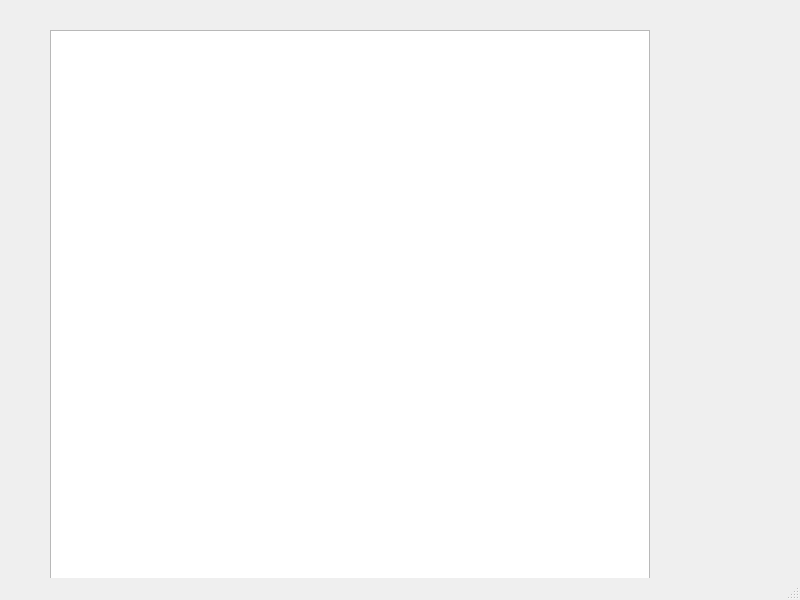
<?xml version="1.0" encoding="UTF-8"?>
<ui version="4.0">
 <class>MainWindow</class>
 <widget class="QMainWindow" name="MainWindow">
  <property name="geometry">
   <rect>
    <x>0</x>
    <y>0</y>
    <width>800</width>
    <height>600</height>
   </rect>
  </property>
  <property name="windowTitle">
   <string>MainWindow</string>
  </property>
  <widget class="QWidget" name="centralwidget">
   <property name="mouseTracking">
    <bool>true</bool>
   </property>
   <widget class="QGraphicsView" name="graphicsView">
    <property name="geometry">
     <rect>
      <x>50</x>
      <y>30</y>
      <width>600</width>
      <height>600</height>
     </rect>
    </property>
   </widget>
  </widget>
  <widget class="QMenuBar" name="menubar">
   <property name="geometry">
    <rect>
     <x>0</x>
     <y>0</y>
     <width>800</width>
     <height>24</height>
    </rect>
   </property>
  </widget>
  <widget class="QStatusBar" name="statusbar"/>
 </widget>
 <resources/>
 <connections/>
</ui>
